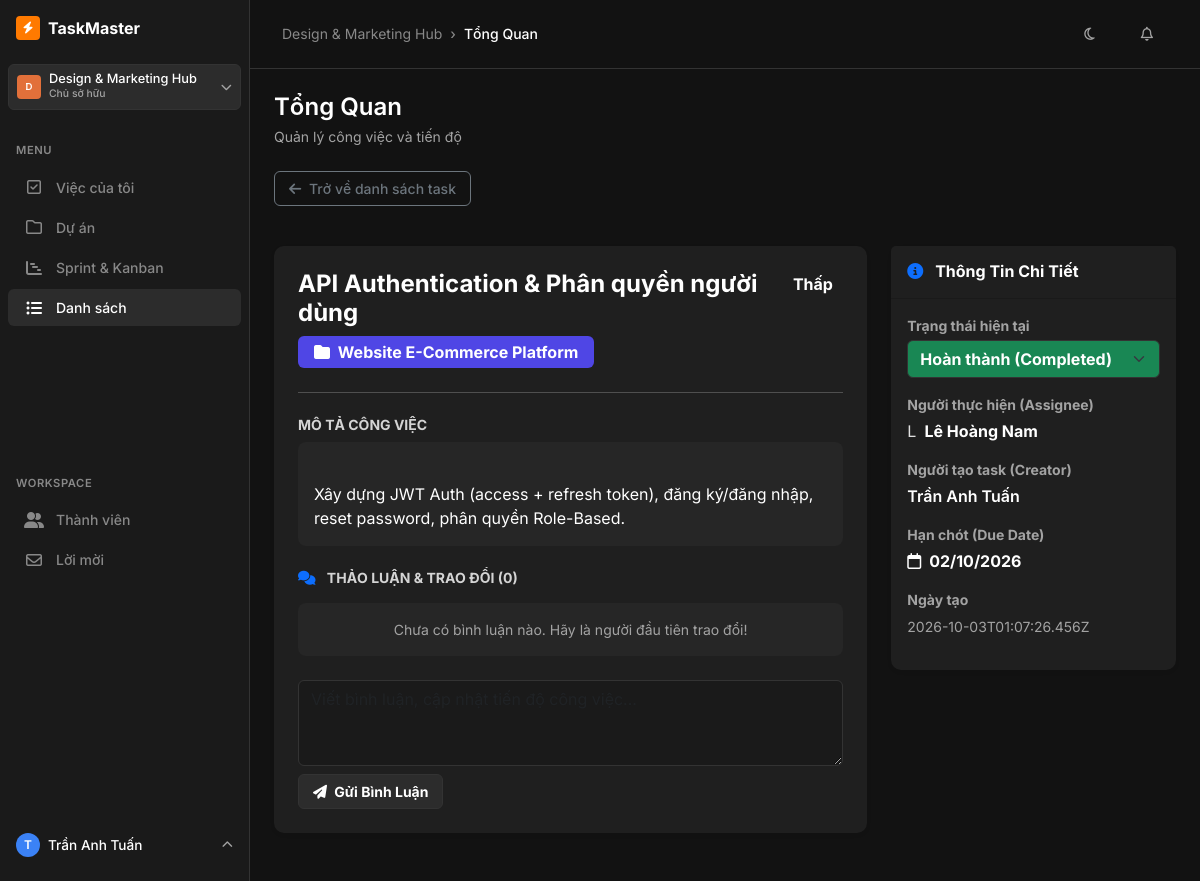
Page /tasks/01a0ff4d-3f4d-7b0c-9ee0-a5a761bfaf8f (signed in) on the committed database.
### tables this page shows
CREATE TABLE users (
    id           TEXT PRIMARY KEY,                    -- UUID v7
    username     TEXT UNIQUE NOT NULL,
    email        TEXT UNIQUE NOT NULL,
    password_hash TEXT NOT NULL,
    fullname     TEXT NOT NULL,
    avatar_url   TEXT,
    is_active    INTEGER NOT NULL DEFAULT 1,          -- 1=active, 0=disabled
    created_at   TEXT NOT NULL,                       -- ISO-8601 UTC
    updated_at   TEXT NOT NULL
);

CREATE TABLE tasks (
    id              TEXT PRIMARY KEY,                 -- UUID v7
    project_id      TEXT NOT NULL REFERENCES projects(id) ON DELETE CASCADE,
    workspace_id    TEXT NOT NULL REFERENCES workspaces(id) ON DELETE CASCADE,
    title           TEXT NOT NULL,
    description     TEXT,
    assignee_id     TEXT REFERENCES users(id) ON DELETE SET NULL,
    priority        TEXT NOT NULL DEFAULT 'Medium'
                        CHECK(priority IN ('Urgent','High','Medium','Low')),
    status          TEXT NOT NULL DEFAULT 'To Do'
                        CHECK(status IN ('To Do','In Progress','In Review','Completed','Cancelled')),
    due_date        TEXT,                            -- ISO date (YYYY-MM-DD)
    position        INTEGER NOT NULL DEFAULT 0,      -- Ordering within column
    created_by      TEXT NOT NULL REFERENCES users(id),
    created_at      TEXT NOT NULL,
    updated_by      TEXT REFERENCES users(id),
    updated_at      TEXT NOT NULL
);

CREATE TABLE projects (
    id              TEXT PRIMARY KEY,                 -- UUID v7
    workspace_id    TEXT NOT NULL REFERENCES workspaces(id) ON DELETE CASCADE,
    name            TEXT NOT NULL,
    description     TEXT,
    color           TEXT NOT NULL DEFAULT '#4f46e5', -- Hex color
    status          TEXT NOT NULL DEFAULT 'Active'
                        CHECK(status IN ('Active','Archived','Completed')),
    created_by      TEXT NOT NULL REFERENCES users(id),
    created_at      TEXT NOT NULL,
    updated_by      TEXT REFERENCES users(id),
    updated_at      TEXT NOT NULL
);

### app.py (the view)
@app.route('/tasks/<task_id>')
@login_required
def task_detail(task_id):
    conn = get_db_connection()
    task = conn.execute('''
        SELECT t.*,
               p.name  AS project_name, p.color AS project_color,
               ua.fullname AS assignee_name,
               uc.fullname AS creator_name
        FROM tasks t
        LEFT JOIN projects p ON t.project_id  = p.id
        LEFT JOIN users ua   ON t.assignee_id  = ua.id
        LEFT JOIN users uc   ON t.created_by   = uc.id
        WHERE t.id = ?
    ''', (task_id,)).fetchone()
    if not task:
        conn.close()
        flash('Không tìm thấy công việc!', 'danger')
        return redirect(url_for('tasks'))
    labels = conn.execute('''
        SELECT l.* FROM labels l
        JOIN task_labels tl ON l.id = tl.label_id
        WHERE tl.task_id = ?
    ''', (task_id,)).fetchall()
    comments = conn.execute('''
        SELECT c.*, u.fullname AS user_name
        FROM comments c
        JOIN users u ON c.created_by = u.id
        WHERE c.task_id = ?
        ORDER BY c.created_at ASC
    ''', (task_id,)).fetchall()
    conn.close()
    return render_template('task_detail.html', task=task, comments=comments, labels=labels)

### templates/task_detail.html (shortened to what this page needs)
{% extends 'base.html' %}
{% block content %}
<div class="mb-4">
    <a href="{{ url_for('tasks') }}" class="btn btn-outline-secondary btn-sm mb-3">
        <i class="fa-solid fa-arrow-left me-1"></i> Trở về danh sách task
    </a>
</div>
<div class="row g-4">
    <div class="col-lg-8">
        <div class="card border-0 shadow-sm mb-4">
            <div class="card-body p-4">
                <div class="d-flex justify-content-between align-items-start mb-3">
                    <div>
                        <h4 class="fw-bold text-dark mb-2">{{ task['title'] }}</h4>
                        {% if task['project_name'] %}
                        <span class="badge px-3 py-2 fs-6" style="{{ 'background-color: ' ~ task['project_color'] ~ ';' }}">
                            <i class="fa-solid fa-folder me-1"></i> {{ task['project_name'] }}
                        </span>
                        {% endif %}
                    </div>
                    <div>
                        {% if task['priority'] == 'Khẩn cấp' %}
                            <span class="badge badge-priority badge-urgent fs-6">Khẩn cấp</span>
                        {% elif task['priority'] == 'Cao' %}
                            <span class="badge badge-priority badge-high fs-6">Cao</span>
                        {% elif task['priority'] == 'Trung bình' %}
                            <span class="badge badge-priority badge-medium fs-6">Trung bình</span>
                        {% else %}
                            <span class="badge badge-priority badge-low fs-6">Thấp</span>
                        {% endif %}
                    </div>
                </div>
                <hr class="my-4">
                <h6 class="fw-bold text-secondary text-uppercase small">Mô Tả Công Việc</h6>
                <div class="bg-light p-3 rounded-3 text-dark mb-4" style="white-space: pre-line;">
                    {{ task['description'] or 'Chưa có mô tả chi tiết cho công việc này.' }}
                </div>
                <h6 class="fw-bold text-secondary text-uppercase small mb-3">
                    <i class="fa-solid fa-comments text-primary me-2"></i> Thảo Luận & Trao Đổi ({{ comments | length }})
                </h6>
                <div class="d-flex flex-column gap-3 mb-4">
                    {% for c in comments %}
                    <div class="comment-box">
                        <div class="d-flex justify-content-between align-items-center mb-2">
                            <div class="d-flex align-items-center">
                                <div class="avatar-circle me-2" style="width: 28px; height: 28px; font-size: 0.7rem;">
                                    {{ c['user_name'][0] }}
                                </div>
                                <span class="fw-bold text-dark me-2">{{ c['user_name'] }}</span>
                            </div>
                            <small class="text-muted">{{ c['created_at'] }}</small>
                        </div>
                        <div class="text-dark small">{{ c['content'] }}</div>
                    </div>
                    {% else %}
                    <div class="text-center text-muted py-3 small bg-light rounded-3">Chưa có bình luận nào. Hãy là người đầu tiên trao đổi!</div>
                    {% endfor %}
                </div>
                <form action="{{ url_for('task_add_comment', task_id=task['id']) }}" method="POST">
                    <div class="mb-2">
                        <textarea name="content" class="form-control" rows="3" placeholder="Viết bình luận, cập nhật tiến độ công việc..." required></textarea>
                    </div>
                    <button type="submit" class="btn btn-primary btn-sm fw-bold">
                        <i class="fa-solid fa-paper-plane me-1"></i> Gửi Bình Luận
                    </button>
                </form>
            </div>
        </div>
    </div>
    <div class="col-lg-4">
        <div class="card border-0 shadow-sm mb-4">
            <div class="card-header bg-white py-3">
                <h6 class="fw-bold mb-0 text-dark"><i class="fa-solid fa-circle-info text-primary me-2"></i> Thông Tin Chi Tiết</h6>
            </div>
            <div class="card-body">
                <div class="mb-3">
                    <label class="text-muted small fw-bold d-block mb-1">Trạng thái hiện tại</label>
                    <form action="{{ url_for('task_quick_status', task_id=task['id']) }}" method="POST">
                        <select name="status" class="form-select fw-bold
                            {% if task['status'] == 'Completed' %}bg-success text-white
                            {% elif task['status'] == 'In Progress' %}bg-primary text-white
                            {% else %}bg-secondary text-white{% endif %}" onchange="this.form.submit()">
                            <option value="Completed" {% if task['status'] == 'Completed' %}selected{% endif %}>Hoàn thành (Completed)</option>
                        </select>
                    </form>
                </div>
                <div class="mb-3">
                    <label class="text-muted small fw-bold d-block mb-1">Người thực hiện (Assignee)</label>
                    <div class="d-flex align-items-center">
                        <div class="avatar-circle me-2">
                            {{ task['assignee_name'][0] if task['assignee_name'] else '?' }}
                        </div>
                        <span class="fw-bold text-dark">{{ task['assignee_name'] or 'Chưa phân công' }}</span>
                    </div>
                </div>
                <div class="mb-3">
                    <label class="text-muted small fw-bold d-block mb-1">Người tạo task (Creator)</label>
                    <span class="fw-semibold text-dark">{{ task['creator_name'] or 'Hệ thống' }}</span>
                </div>
                <div class="mb-3">
                    <label class="text-muted small fw-bold d-block mb-1">Hạn chót (Due Date)</label>
                    <span class="fw-bold {% if task['due_date'] | is_overdue(task['status']) %}text-danger{% else %}text-dark{% endif %}">
                        <i class="fa-regular fa-calendar me-1"></i> {{ task['due_date'] | date_format }}
                    </span>
                </div>
                <div class="mb-3">
                    <label class="text-muted small fw-bold d-block mb-1">Ngày tạo</label>
                    <span class="small text-muted">{{ task['created_at'] }}</span>
                </div>
            </div>
        </div>
    </div>
</div>
{% endblock %}

### templates/base.html (shortened to what this page needs)
<!DOCTYPE html>
<html lang="vi">
<head>
    <link href="https://cdn.jsdelivr.net/npm/bootstrap@5.3.2/dist/css/bootstrap.min.css" rel="stylesheet">
    <link href="https://cdnjs.cloudflare.com/ajax/libs/font-awesome/6.4.2/css/all.min.css" rel="stylesheet">
    <link href="{{ url_for('static', filename='css/style.css') }}" rel="stylesheet">
</head>
<body>
    <div class="d-flex">
        {% if session.get('user_id') %}
        <aside class="sidebar">
            <div class="sidebar-header">
                <a href="{{ url_for('dashboard') }}" class="d-flex align-items-center text-decoration-none">
                    <div class="avatar-square me-2" style="background-color: var(--primary);">
                        <i class="fa-solid fa-bolt"></i>
                    </div>
                    <div>
                        <span class="fw-bold text-white fs-6">TaskMaster</span>
                    </div>
                </a>
            </div>
            {% if active_workspace_name %}
            <div class="px-2 mb-3">
                <div class="dropdown">
                    <button class="btn btn-primary w-100 text-start d-flex justify-content-between align-items-center"
                            data-bs-toggle="dropdown" aria-expanded="false" style="padding: 0.5rem;">
                        <div class="d-flex align-items-center gap-2">
                            <div class="avatar-square" style="background-color: #E2703A; font-size: 0.6rem;">
                                {{ active_workspace_name[0] | upper }}
                            </div>
                            <div class="d-flex flex-column">
                                <span class="fw-medium text-white" style="font-size: 0.8rem; line-height: 1;">{{ active_workspace_name }}</span>
                                <span class="text-muted" style="font-size: 0.65rem;">Chủ sở hữu</span>
                            </div>
                        </div>
                        <i class="fa-solid fa-chevron-down text-muted" style="font-size: 0.7rem;"></i>
                    </button>
                </div>
            </div>
            {% endif %}
            <div class="nav-section-title">Menu</div>
            <ul class="nav flex-column mb-auto">
                <li class="nav-item">
                    <a href="{{ url_for('dashboard') }}" class="nav-link {% if request.endpoint == 'dashboard' %}active{% endif %}">
                        <i class="fa-regular fa-square-check"></i> Việc của tôi
                    </a>
                </li>
                <li>
                    <a href="{{ url_for('projects') }}" class="nav-link {% if request.endpoint == 'projects' %}active{% endif %}">
                        <i class="fa-regular fa-folder"></i> Dự án
                    </a>
                </li>
                <li>
                    <a href="{{ url_for('kanban') }}" class="nav-link {% if request.endpoint == 'kanban' %}active{% endif %}">
                        <i class="fa-solid fa-chart-gantt"></i> Sprint & Kanban
                    </a>
                </li>
                <li>
                    <a href="{{ url_for('tasks') }}" class="nav-link {% if request.endpoint in ['tasks', 'task_detail'] %}active{% endif %}">
                        <i class="fa-solid fa-list-ul"></i> Danh sách
                    </a>
                </li>
            </ul>
            <div class="nav-section-title mt-2">Workspace</div>
            <ul class="nav flex-column mb-auto">
                <li>
                    <a href="{{ url_for('members') }}" class="nav-link {% if request.endpoint == 'members' %}active{% endif %}">
                        <i class="fa-solid fa-user-group"></i> Thành viên
                    </a>
                </li>
                <li>
                    <a href="{{ url_for('invitations') }}" class="nav-link {% if request.endpoint == 'invitations' %}active{% endif %}">
                        <i class="fa-regular fa-envelope"></i> Lời mời
                    </a>
                </li>
            </ul>
            <div class="mt-auto px-2">
                <div class="dropdown">
                    <a href="#" class="d-flex align-items-center text-decoration-none p-2 rounded" data-bs-toggle="dropdown" style="transition: var(--transition-snappy);">
                        <div class="avatar-square me-2" style="background-color: var(--info); border-radius: 50%;">
                            {{ current_user[0] | upper if current_user else 'U' }}
                        </div>
                        <div class="d-flex flex-column">
                            <span class="fw-medium text-white" style="font-size: 0.85rem;">{{ current_user }}</span>
                        </div>
                        <i class="fa-solid fa-chevron-up text-muted ms-auto" style="font-size: 0.7rem;"></i>
                    </a>
                </div>
            </div>
        </aside>
        {% endif %}
        <div class="main-wrapper">
            {% if session.get('user_id') %}
            <header class="top-navbar d-flex justify-content-between align-items-center">
                <div class="d-flex align-items-center gap-2">
                    <nav aria-label="breadcrumb">
                        <ol class="breadcrumb">
                            <li class="breadcrumb-item"><a href="#">{{ active_workspace_name or 'Workspace' }}</a></li>
                            <li class="breadcrumb-item active" aria-current="page">{% block breadcrumb_current %}Tổng Quan{% endblock %}</li>
                        </ol>
                    </nav>
                </div>
                <div class="d-flex align-items-center gap-3">
                    <button class="btn btn-sm btn-link text-muted text-decoration-none"><i class="fa-regular fa-moon"></i></button>
                    <button class="btn btn-sm btn-link text-muted text-decoration-none"><i class="fa-regular fa-bell"></i></button>
                </div>
            </header>
            {% endif %}
            <div class="container-fluid p-4">
                <div class="toast-container position-fixed top-0 end-0 p-3 mt-5" style="z-index: 1055;">
                </div>
                <div class="mb-4 d-flex justify-content-between align-items-end">
                    <div>
                        <h4 class="mb-1">{% block page_title %}Tổng Quan{% endblock %}</h4>
                        <p class="text-muted small mb-0">{% block page_subtitle %}Quản lý công việc và tiến độ{% endblock %}</p>
                    </div>
                </div>
                {% block content %}{% endblock %}
            </div>
        </div>
    </div>
</body>
</html>

### rows in the picture
users: fullname "Trần Anh Tuấn"
tasks: title "API Authentication & Phân quyền người dùng", description "Xây dựng JWT Auth (access + refresh token), đăng ký/đăng nhập, reset password, phân quyền Role-Based.", status "Hoàn thành (Completed)", due_date "02/10/2026", created_at "2026-10-03T01:07:26.456Z"
projects: project_name "Website E-Commerce Platform"
users: fullname "L", fullname "Lê Hoàng Nam"

### other values in the picture
{{ active_workspace_name[0] | upper }} "D"
{{ active_workspace_name }} "Design & Marketing Hub"
{{ current_user[0] | upper if current_user else 'U' }} "T"
{{ active_workspace_name or 'Workspace' }} "Design & Marketing Hub"
{{ comments | length }} "0"
